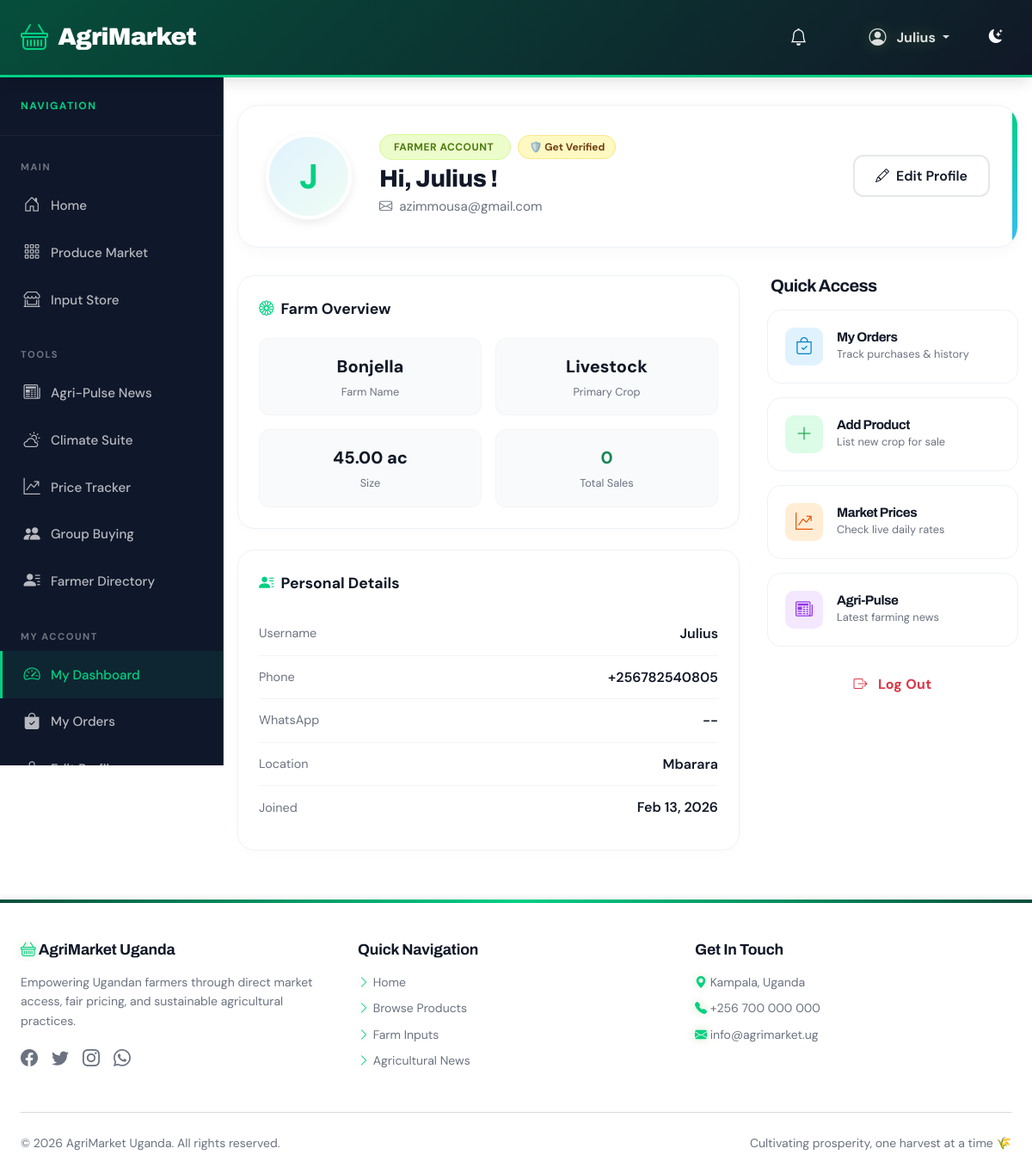
Screenshot of /accounts/dashboard/ (signed in) with the database file from the repository.
### accounts/models.py (models this page shows, shortened)
class User(AbstractUser):
    USER_TYPES = (
        ('farmer', 'Farmer'),
        ('consumer', 'Consumer'),
        ('business', 'Business'),
        ('input_supplier', 'Input Supplier'),
        ('transporter', 'Transporter'),
    )
    user_type = models.CharField(max_length=20, choices=USER_TYPES)
    phone = models.CharField(max_length=15, blank=True)
    whatsapp_number = models.CharField(max_length=15, blank=True)
    location = models.CharField(max_length=100)
    address = models.TextField(blank=True)
    profile_picture = models.ImageField(upload_to='profiles/', blank=True, null=True)
    is_verified = models.BooleanField(default=False)
    created_at = models.DateTimeField(auto_now_add=True)
    district = models.CharField(
        max_length=100,
        choices=UGANDA_DISTRICT_CHOICES,
        blank=True
    )
    specialization = models.CharField(
        max_length=100,
        choices=SPECIALIZATION_CHOICES,
        blank=True
    )
    first_login = models.BooleanField(default=True)

class FarmerProfile(models.Model):
    user = models.OneToOneField(User, on_delete=models.CASCADE, related_name='farmer_profile')
    farm_name = models.CharField(max_length=200)
    farm_size = models.DecimalField(max_digits=10, decimal_places=2, help_text="Farm size in acres")
    specialization = models.CharField(max_length=200, choices=SPECIALIZATION_CHOICES)
    rating_average = models.DecimalField(max_digits=3, decimal_places=2, default=0.00)
    total_sales = models.IntegerField(default=0)

### accounts/views.py (the view)
# urls.py: path('dashboard/', views.dashboard, name='dashboard'),
@login_required
def dashboard(request):
    farmer_profile = getattr(request.user, 'farmer_profile', None)
    transporter_profile = getattr(request.user, 'transporter_profile', None)
    try:
        verification = request.user.verification_request
    except VerificationRequest.DoesNotExist:
        verification = None
    context = {
        'user': request.user,
        'farmer_profile': farmer_profile,
        'transporter_profile': transporter_profile,
        'verification': verification,
    }
    return render(request, 'accounts/dashboard.html', context)

### templates/accounts/dashboard.html (shortened to what this page needs)
{% extends 'base.html' %}
{% load static %}
{% block content %}
<div class="dashboard-container">
    <div class="profile-banner">
        <div class="profile-avatar">
            {{ user.username|make_list|first|upper }}
        </div>
        <div class="profile-info">
            <span class="profile-badge">
                {% if user.is_staff %}Admin{% else %}{{ user.get_user_type_display }} Account{% endif %}
            </span>
            {% if user.is_verified %}
            <span class="ms-2" style="background:#dcfce7;color:#14532d;border:1px solid #bbf7d0;border-radius:50px;padding:0.3rem 0.75rem;font-size:0.75rem;font-weight:700;">
                ✓ Verified
            </span>
            {% else %}
            <a href="{% url 'accounts:submit_verification' %}" class="ms-2" style="background:#fef9c3;color:#713f12;border:1px solid #fde68a;border-radius:50px;padding:0.3rem 0.75rem;font-size:0.75rem;font-weight:700;text-decoration:none;">
                🛡️ Get Verified
            </a>
            {% endif %}
            <div class="mt-2">
                <h1>Hi, {{ user.first_name|default:user.username }}!</h1>
                <div class="email"><i class="bi bi-envelope"></i> {{ user.email }}</div>
            </div>
        </div>
        <a href="{% url 'accounts:edit_profile' %}" class="edit-btn">
            <i class="bi bi-pencil"></i> Edit Profile
        </a>
    </div>
    <div class="dash-grid">
        <div class="main-column">
            {% if user.user_type == 'farmer' %}
            <div class="dash-card">
                <div class="dash-card-title">
                    <i class="bi bi-flower1"></i> Farm Overview
                </div>
                {% if farmer_profile %}
                <div class="farm-stats">
                    <div class="stat-box">
                        <div class="stat-value">{{ farmer_profile.farm_name }}</div>
                        <div class="stat-label">Farm Name</div>
                    </div>
                    <div class="stat-box">
                        <div class="stat-value">{{ farmer_profile.specialization }}</div>
                        <div class="stat-label">Primary Crop</div>
                    </div>
                    <div class="stat-box">
                        <div class="stat-value">{{ farmer_profile.farm_size }} ac</div>
                        <div class="stat-label">Size</div>
                    </div>
                    <div class="stat-box">
                        <div class="stat-value text-success">{{ farmer_profile.total_sales }}</div>
                        <div class="stat-label">Total Sales</div>
                    </div>
                </div>
                {% endif %}
            </div>
            {% endif %}
            <div class="dash-card">
                <div class="dash-card-title"><i class="bi bi-person-lines-fill"></i> Personal Details</div>
                <div class="info-item">
                    <span class="info-label">Username</span>
                    <span class="info-value">{{ user.username }}</span>
                </div>
                <div class="info-item">
                    <span class="info-label">Phone</span>
                    <span class="info-value">{{ user.phone|default:"--" }}</span>
                </div>
                <div class="info-item">
                    <span class="info-label">WhatsApp</span>
                    <span class="info-value">{{ user.whatsapp_number|default:"--" }}</span>
                </div>
                <div class="info-item">
                    <span class="info-label">Location</span>
                    <span class="info-value">{{ user.location|default:"--" }}</span>
                </div>
                <div class="info-item">
                    <span class="info-label">Joined</span>
                    <span class="info-value">{{ user.created_at|date:"M d, Y" }}</span>
                </div>
            </div>
        </div>
        <div class="side-column">
            <h5 class="fw-bold mb-3 px-1">Quick Access</h5>
            <a href="{% url 'orders:my_orders' %}" class="action-card ac-blue">
                <div class="action-icon"><i class="bi bi-bag-check"></i></div>
                <div class="action-info">
                    <h6>My Orders</h6>
                    <p>Track purchases & history</p>
                </div>
            </a>
            {% if user.user_type == 'farmer' %}
            <a href="#" class="action-card ac-green">
                <div class="action-icon"><i class="bi bi-plus-lg"></i></div>
                <div class="action-info">
                    <h6>Add Product</h6>
                    <p>List new crop for sale</p>
                </div>
            </a>
            <a href="{% url 'marketplace:market_prices' %}" class="action-card ac-orange">
                <div class="action-icon"><i class="bi bi-graph-up-arrow"></i></div>
                <div class="action-info">
                    <h6>Market Prices</h6>
                    <p>Check live daily rates</p>
                </div>
            </a>
            {% endif %}
            <a href="{% url 'news:news_list' %}" class="action-card ac-purple">
                <div class="action-icon"><i class="bi bi-newspaper"></i></div>
                <div class="action-info">
                    <h6>Agri-Pulse</h6>
                    <p>Latest farming news</p>
                </div>
            </a>
            <form action="{% url 'accounts:logout' %}" method="post" class="mt-4">
                <button type="submit" class="btn btn-outline-danger w-100 rounded-pill py-2 border-2 fw-bold">
                    <i class="bi bi-box-arrow-right me-2"></i> Log Out
                </button>
            </form>
        </div>
    </div>
</div>
{% endblock %}

### templates/base.html (shortened to what this page needs)
{% load static %}
<!DOCTYPE html>
<html lang="en">
<head>
    <link href="https://cdn.jsdelivr.net/npm/bootstrap@5.3.0/dist/css/bootstrap.min.css" rel="stylesheet">
    <link rel="stylesheet" href="https://cdn.jsdelivr.net/npm/bootstrap-icons@1.11.0/font/bootstrap-icons.css">
</head>
<body>
<nav class="navbar navbar-expand-lg navbar-light">
    <div class="container-fluid px-4">
        <a class="navbar-brand" href="{% url 'marketplace:home' %}">
            <i class="bi bi-basket"></i>
            <span>AgriMarket</span>
        </a>
        <div class="ms-auto d-flex align-items-center gap-2">
            {% if user.is_authenticated %}
            <div class="dropdown notification-bell">
                <a class="nav-link position-relative px-2" href="#" role="button" data-bs-toggle="dropdown" aria-label="Notifications">
                    <i class="bi bi-bell fs-5 text-white"></i>
                </a>
            </div>
            <div class="dropdown">
                <a class="nav-link dropdown-toggle text-neon fw-bold d-flex align-items-center gap-1 px-2" href="#" role="button" data-bs-toggle="dropdown">
                    <i class="bi bi-person-circle fs-5"></i>
                    <span class="d-none d-sm-inline">{{ user.username|title }}</span>
                </a>
            </div>
            {% endif %}
            <button id="darkModeToggle" class="btn btn-sm btn-outline-light rounded-circle"
                    style="width:36px;height:36px;padding:0;border-color:rgba(255,255,255,0.3);"
                    title="Toggle dark mode" aria-label="Toggle dark mode">
                <i class="bi bi-moon-stars-fill" id="darkModeIcon"></i>
            </button>
        </div>
    </div>
</nav>
<div class="page-wrapper">
    <aside class="sidebar" id="sidebar">
        <div class="sidebar-brand">
            <p>Navigation</p>
        </div>
        <ul class="sidebar-nav">
            <li class="nav-section">Main</li>
            <li class="nav-item">
                <a href="{% url 'marketplace:home' %}" class="{% if request.resolver_match.url_name == 'home' %}active{% endif %}">
                    <i class="bi bi-house-door"></i> Home
                </a>
            </li>
            <li class="nav-item">
                <a href="{% url 'marketplace:product_list' %}" class="{% if request.resolver_match.url_name == 'product_list' %}active{% endif %}">
                    <i class="bi bi-grid-3x3-gap"></i> Produce Market
                </a>
            </li>
            <li class="nav-item">
                <a href="{% url 'inputs:input_store' %}" class="{% if request.resolver_match.url_name == 'input_store' %}active{% endif %}">
                    <i class="bi bi-shop-window"></i> Input Store
                </a>
            </li>
            <li class="nav-section">Tools</li>
            <li class="nav-item">
                <a href="{% url 'news:news_list' %}" class="{% if request.resolver_match.url_name == 'news_list' %}active{% endif %}">
                    <i class="bi bi-newspaper"></i> Agri-Pulse News
                </a>
            </li>
            <li class="nav-item">
                <a href="{% url 'weather:climate_suite' %}" class="{% if request.resolver_match.url_name == 'climate_suite' %}active{% endif %}">
                    <i class="bi bi-cloud-sun"></i> Climate Suite
                </a>
            </li>
            <li class="nav-item">
                <a href="{% url 'marketplace:market_prices' %}" class="{% if request.resolver_match.url_name == 'market_prices' %}active{% endif %}">
                    <i class="bi bi-graph-up-arrow"></i> Price Tracker
                </a>
            </li>
            <li class="nav-item">
                <a href="{% url 'inputs:group_buy_list' %}" class="{% if request.resolver_match.url_name == 'group_buy_list' %}active{% endif %}">
                    <i class="bi bi-people-fill"></i> Group Buying
                </a>
            </li>
            <li class="nav-item">
                <a href="{% url 'marketplace:farmer_list' %}" class="{% if request.resolver_match.url_name == 'farmer_list' %}active{% endif %}">
                    <i class="bi bi-person-lines-fill"></i> Farmer Directory
                </a>
            </li>
            {% if user.is_authenticated %}
            <li class="nav-section">My Account</li>
            <li class="nav-item">
                <a href="{% url 'accounts:dashboard' %}" class="{% if request.resolver_match.url_name == 'dashboard' %}active{% endif %}">
                    <i class="bi bi-speedometer2"></i> My Dashboard
                </a>
            </li>
            <li class="nav-item">
                <a href="{% url 'orders:my_orders' %}" class="{% if request.resolver_match.url_name == 'my_orders' %}active{% endif %}">
                    <i class="bi bi-bag-check-fill"></i> My Orders
                </a>
            </li>
            <li class="nav-item">
                <a href="{% url 'accounts:edit_profile' %}" class="{% if request.resolver_match.url_name == 'edit_profile' %}active{% endif %}">
                    <i class="bi bi-person-gear"></i> Edit Profile
                </a>
            </li>
            {% endif %}
        </ul>
    </aside>
    <main class="main-content">
        <div class="container-fluid px-0">
            {% block content %}{% endblock %}
        </div>
    </main>
</div>
<footer>
    <div class="container-fluid px-4">
        <div class="row g-4">
            <div class="col-md-4 mb-3">
                <h6 class="fw-bold">
                    <i class="bi bi-basket text-neon"></i> AgriMarket Uganda
                </h6>
                <p class="small text-secondary mb-3">
                    Empowering Ugandan farmers through direct market access,
                    fair pricing, and sustainable agricultural practices.
                </p>
                <div class="d-flex gap-3">
                    <a href="#" class="text-secondary" aria-label="Facebook">
                        <i class="bi bi-facebook fs-5"></i>
                    </a>
                    <a href="#" class="text-secondary" aria-label="Twitter">
                        <i class="bi bi-twitter fs-5"></i>
                    </a>
                    <a href="#" class="text-secondary" aria-label="Instagram">
                        <i class="bi bi-instagram fs-5"></i>
                    </a>
                    <a href="#" class="text-secondary" aria-label="WhatsApp">
                        <i class="bi bi-whatsapp fs-5"></i>
                    </a>
                </div>
            </div>
            <div class="col-md-4 mb-3">
                <h6 class="fw-bold">Quick Navigation</h6>
                <div class="d-flex flex-column small">
                    <a href="{% url 'marketplace:home' %}" class="mb-2">
                        <i class="bi bi-chevron-right text-neon"></i> Home
                    </a>
                    <a href="{% url 'marketplace:product_list' %}" class="mb-2">
                        <i class="bi bi-chevron-right text-neon"></i> Browse Products
                    </a>
                    <a href="{% url 'inputs:input_store' %}" class="mb-2">
                        <i class="bi bi-chevron-right text-neon"></i> Farm Inputs
                    </a>
                    <a href="{% url 'news:news_list' %}" class="mb-2">
                        <i class="bi bi-chevron-right text-neon"></i> Agricultural News
                    </a>
                </div>
            </div>
            <div class="col-md-4 mb-3">
                <h6 class="fw-bold">Get In Touch</h6>
                <p class="small text-secondary mb-2">
                    <i class="bi bi-geo-alt-fill text-neon"></i> Kampala, Uganda
                </p>
                <p class="small text-secondary mb-2">
                    <i class="bi bi-telephone-fill text-neon"></i> +256 700 000 000
                </p>
                <p class="small text-secondary mb-0">
                    <i class="bi bi-envelope-fill text-neon"></i> info@agrimarket.ug
                </p>
            </div>
        </div>
        <hr class="my-4 opacity-25">
        <div class="row">
            <div class="col-md-6 text-center text-md-start">
                <p class="small text-secondary mb-2 mb-md-0">
                    &copy; 2026 AgriMarket Uganda. All rights reserved.
                </p>
            </div>
            <div class="col-md-6 text-center text-md-end">
                <p class="small text-secondary mb-0">
                    Cultivating prosperity, one harvest at a time 🌾
                </p>
            </div>
        </div>
    </div>
</footer>
</body>
</html>

### rows the page displays
User: username "Julius", username|make_list "J", user_type "FARMER", first_name "Julius", email "azimmousa@gmail.com", phone "+256782540805", whatsapp_number "--", location "Mbarara", created_at "Feb 13, 2026"
FarmerProfile: farm_name "Bonjella", specialization "Livestock", farm_size "45.00", total_sales "0"
